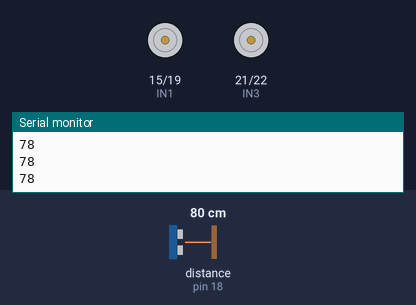
The sketch below on a simulated Arduino Mega 2560, built with avr-gcc and run on an emulated ATmega2560. Parts: motor-driver pin pairs drawn as motors (green arrow = first pin HIGH = forward, orange = second pin HIGH = backward, longer = more drive, scaled by the enable pin), the last lines printed to the serial monitor. Wiring (inferred from the names in the program): ultrasonic range finder: trigger pin 5; echo pin 18. The inputs (shaded band) are chosen by the test bench; at power-on: distance to the obstacle (sensor on pin 18) 80 cm. The echo pulse lasts 58.3 µs per cm.

Above: at 1.2 s.
1.3 s: distance to the obstacle (sensor on pin 18) set to 33 cm
2.8 s: distance to the obstacle (sensor on pin 18) set to 28 cm
At 4.0 s:
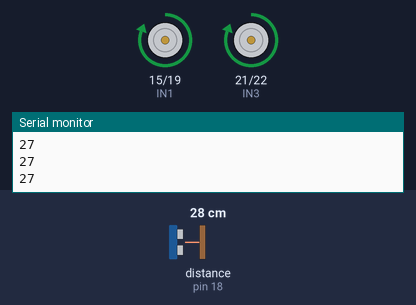
4.3 s: distance to the obstacle (sensor on pin 18) set to 35 cm
At 5.3 s:
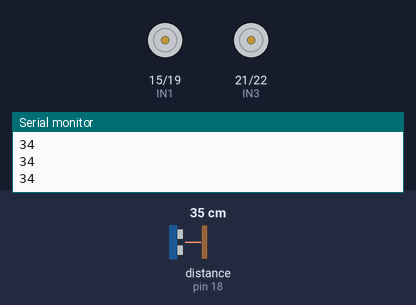
5.8 s: distance to the obstacle (sensor on pin 18) set to 2 cm
At 6.5 s:
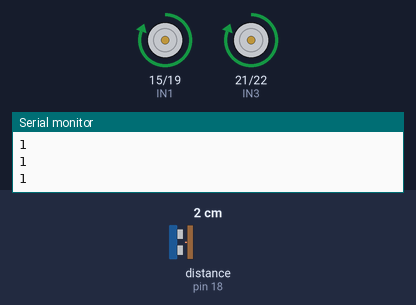
Timing chart, 0 to 8.3 s (numbered marks = the images above; inputs shaded):
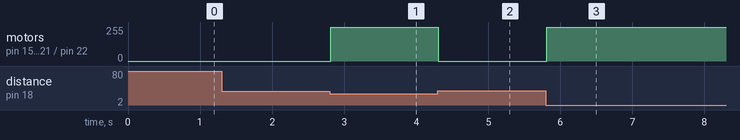

The sketch:

obstacle_drive.ino
```cpp
// Sensor pins
const int TRIG = 5;
const int ECHO = 18;

// Motor shield pins
const int IN1 = 15;  // motor A direction
const int IN2 = 19;
const int ENA = 4;   // motor A enable
const int IN3 = 21;  // motor B direction
const int IN4 = 22;
const int ENB = 2;   // motor B enable

const int DETECT_CM = 30;  // move if something is closer than this

long readDistanceCm() {
  digitalWrite(TRIG, LOW);
  delayMicroseconds(2);
  digitalWrite(TRIG, HIGH);
  delayMicroseconds(10);
  digitalWrite(TRIG, LOW);

  long duration = pulseIn(ECHO, HIGH, 30000);  // 30 ms timeout
  if (duration == 0) return 999;               // nothing detected
  return duration * 0.034 / 2;
}

void forward() {
  digitalWrite(IN1, HIGH); digitalWrite(IN2, LOW);
  digitalWrite(IN3, HIGH);  digitalWrite(IN4, LOW);  // flipped
  digitalWrite(ENA, HIGH); digitalWrite(ENB, HIGH);
}

void stopMotors() {
  digitalWrite(ENA, LOW); digitalWrite(ENB, LOW);
  digitalWrite(IN1, LOW); digitalWrite(IN2, LOW);
  digitalWrite(IN3, LOW); digitalWrite(IN4, LOW);
}

void setup() {
  Serial.begin(115200);
  pinMode(TRIG, OUTPUT);
  pinMode(ECHO, INPUT);
  pinMode(IN1, OUTPUT); pinMode(IN2, OUTPUT); pinMode(ENA, OUTPUT);
  pinMode(IN3, OUTPUT); pinMode(IN4, OUTPUT); pinMode(ENB, OUTPUT);
  stopMotors();
}

void loop() {
  long d = readDistanceCm();
  Serial.println(d);

  if (d < DETECT_CM) forward();
  else stopMotors();

  delay(60);
}
```

Measured:
- the behaviour switches between 31 and 30 cm on distance to the obstacle (sensor on pin 18) (found by bisection; images 0 and 1)
- after the input at 2.8 s, motor on pin 15 (IN1) / pin 19 (IN2), motor on pin 21 (IN3) / pin 22 (IN4): stopped → forward 255/255 at once
- after the input at 4.3 s, motor on pin 15 (IN1) / pin 19 (IN2), motor on pin 21 (IN3) / pin 22 (IN4): forward 255/255 → stopped at once
- after the input at 5.8 s, motor on pin 15 (IN1) / pin 19 (IN2), motor on pin 21 (IN3) / pin 22 (IN4): stopped → forward 255/255 at once
